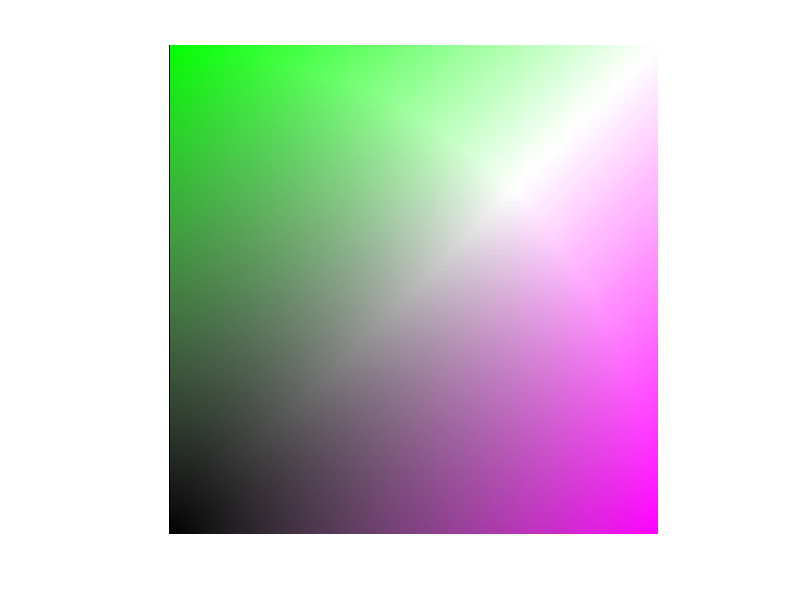

The MATLAB script that drew this image:
function [grid, res] = MakeDiagonal2Dcolormap(huex,satmin,pw,res)
% draw a square color swatch
% color for upper left corner assigned according to input 'huex'
% lower right: opposite hue of input color, based on the hsv color wheel
% bottem left - upper right diagonal: grayscale
% (bottom left: black; upper right: white)

if ~exist('huex','var'),
    huex = 120/360; % 120/360 for green/magenta; e.g. 0/360 for red/cyan
end
if ~exist('satmin','var'),
    satmin = 0;
end
if ~exist('pw','var')
    pw = 1; % scaling of the diagnoal, reminiscent of contrast; 1 is linear
end
if ~exist('res','var'),
    res = 100;
end

grid = zeros(res,res,3);
hue = zeros(res,res);
sat = zeros(res,res);
val = zeros(res,res);

for i = 1:res
    for j = 1:res
        val(i,j) = min((sqrt(i^2+j^2)/res)^pw,1);
            if i>j
                hue(i,j) = huex;
                sat(i,j) = max(satmin,(i - j)/res);
            else
                hue(i,j) = huex+180/360;
                sat(i,j) = max(satmin,(j - i)/res);
            end
        grid(i,j,:) = hsv2rgb([hue(i,j), sat(i,j), val(i,j)]);
    end
end

figure;imagesc(grid)
axis xy
axis off
axis equal

end